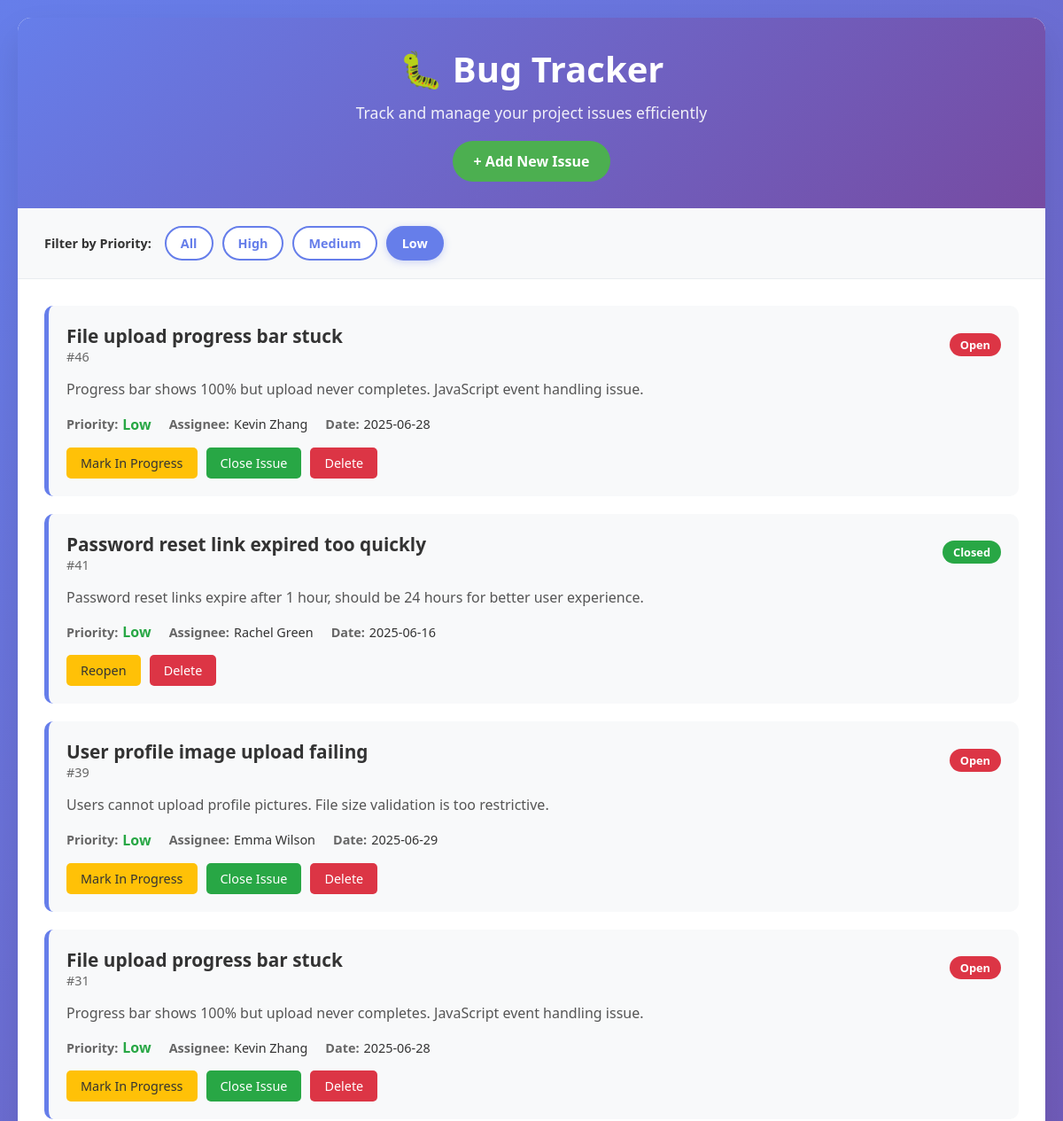
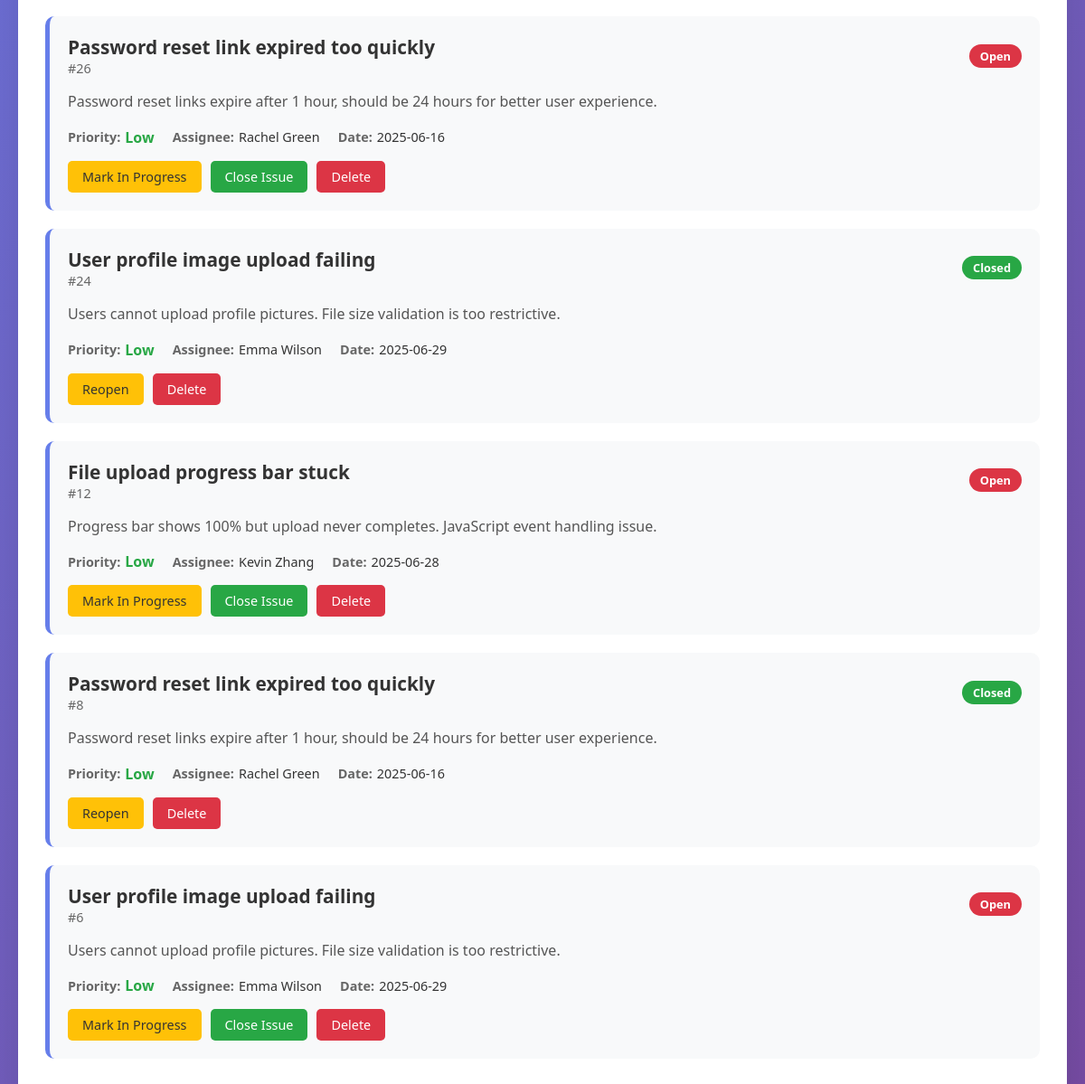
/?priority=Low, run on the app's committed database (2 pictures, top to bottom).
### tables this page shows
CREATE TABLE issues (
                    id INTEGER PRIMARY KEY AUTOINCREMENT,
                    title TEXT NOT NULL,
                    description TEXT,
                    status TEXT DEFAULT 'Open',
                    priority TEXT DEFAULT 'Medium',
                    assignee TEXT,
                    date TEXT
                );

### app.py (the view)
@app.route('/')
def index():
    priority_filter = request.args.get('priority', '')
    conn = sqlite3.connect(DB)
    c = conn.cursor()
    if priority_filter:
        c.execute("SELECT * FROM issues WHERE priority = ? ORDER BY id DESC", (priority_filter,))
    else:
        c.execute("SELECT * FROM issues ORDER BY id DESC")
    issues = c.fetchall()
    conn.close()
    return render_template('index.html', issues=issues, selected_priority=priority_filter)

### templates/index.html (shortened to what this page needs)
<!DOCTYPE html>
<html lang="en">
<head>
</head>
<body>
    <div class="container">
        <div class="header">
            <h1>🐛 Bug Tracker</h1>
            <p>Track and manage your project issues efficiently</p>
            <a href="{{ url_for('add_issue') }}" class="add-button">+ Add New Issue</a>
        </div>
        <div class="filter-section">
            <div class="filter-container">
                <span class="filter-label">Filter by Priority:</span>
                <div class="priority-filter">
                    <a href="{{ url_for('index') }}" class="filter-btn {% if not selected_priority %}active{% endif %}">All</a>
                    <a href="{{ url_for('index', priority='High') }}" class="filter-btn {% if selected_priority == 'High' %}active{% endif %}">High</a>
                    <a href="{{ url_for('index', priority='Medium') }}" class="filter-btn {% if selected_priority == 'Medium' %}active{% endif %}">Medium</a>
                    <a href="{{ url_for('index', priority='Low') }}" class="filter-btn {% if selected_priority == 'Low' %}active{% endif %}">Low</a>
                </div>
            </div>
        </div>
        <div class="issues-container">
            {% if issues %}
                {% for issue in issues %}
                <div class="issue-card">
                    <div class="issue-header">
                        <div>
                            <div class="issue-title">{{ issue[1] }}</div>
                            <div class="issue-id">#{{ issue[0] }}</div>
                        </div>
                        <span class="status-{{ issue[3].lower().replace(' ', '-') }}">{{ issue[3] }}</span>
                    </div>
                    {% if issue[2] %}
                    <div class="issue-description">{{ issue[2] }}</div>
                    {% endif %}
                    <div class="issue-meta">
                        <div class="meta-item">
                            <span class="meta-label">Priority:</span>
                            <span class="priority-{{ issue[4].lower() }}">{{ issue[4] }}</span>
                        </div>
                        {% if issue[5] %}
                        <div class="meta-item">
                            <span class="meta-label">Assignee:</span>
                            <span class="meta-value">{{ issue[5] }}</span>
                        </div>
                        {% endif %}
                        <div class="meta-item">
                            <span class="meta-label">Date:</span>
                            <span class="meta-value">{{ issue[6] }}</span>
                        </div>
                    </div>
                    <div class="issue-actions">
                        {% if issue[3] == 'Open' %}
                        <a href="{{ url_for('update_status', id=issue[0], status='In Progress') }}" class="action-btn btn-progress">Mark In Progress</a>
                        <a href="{{ url_for('update_status', id=issue[0], status='Closed') }}" class="action-btn btn-close">Close Issue</a>
                        {% elif issue[3] == 'In Progress' %}
                        <a href="{{ url_for('update_status', id=issue[0], status='Closed') }}" class="action-btn btn-close">Close Issue</a>
                        <a href="{{ url_for('update_status', id=issue[0], status='Open') }}" class="action-btn btn-progress">Reopen</a>
                        {% elif issue[3] == 'Closed' %}
                        <a href="{{ url_for('update_status', id=issue[0], status='Open') }}" class="action-btn btn-progress">Reopen</a>
                        {% endif %}
                        <a href="{{ url_for('delete_issue', id=issue[0]) }}" class="action-btn btn-delete" onclick="return confirm('Are you sure you want to delete this issue?')">Delete</a>
                    </div>
                </div>
                {% endfor %}
            {% else %}
                <div class="empty-state">
                    <h3>No issues found</h3>
                    <p>{% if selected_priority %}No {{ selected_priority.lower() }} priority issues found.{% else %}Start by adding your first bug or feature request{% endif %}</p>
                    <a href="{{ url_for('add_issue') }}" class="add-button">+ Add New Issue</a>
                </div>
            {% endif %}
        </div>
    </div>
</body>
</html>

### templates/index.html (style rules this page uses)
* { margin: 0; padding: 0; box-sizing: border-box; }
body { font-family: 'Segoe UI', Tahoma, Geneva, Verdana, sans-serif; background: linear-gradient(135deg, #667eea 0%, #764ba2 100%); min-height: 100vh; padding: 20px; }
.container { max-width: 1200px; margin: 0 auto; background: white; border-radius: 15px; box-shadow: 0 20px 40px rgba(0,0,0,0.1); overflow: hidden; }
.header { background: linear-gradient(135deg, #667eea 0%, #764ba2 100%); color: white; padding: 30px; text-align: center; }
.header h1 { font-size: 2.5rem; margin-bottom: 10px; }
.header p { font-size: 1.1rem; opacity: 0.9; }
.add-button { display: inline-block; background: #4CAF50; color: white; padding: 12px 24px; text-decoration: none; border-radius: 25px; margin-top: 20px; transition: all 0.3s ease; font-weight: 600; }
.filter-section { background: #f8f9fa; padding: 20px 30px; border-bottom: 1px solid #e9ecef; }
.filter-container { display: flex; align-items: center; gap: 15px; flex-wrap: wrap; }
.filter-label { font-weight: 600; color: #333; font-size: 0.9rem; }
.priority-filter { display: flex; gap: 10px; flex-wrap: wrap; }
.filter-btn { padding: 8px 16px; border: 2px solid #667eea; background: white; color: #667eea; border-radius: 20px; text-decoration: none; font-size: 0.9rem; font-weight: 600; transition: all 0.3s ease; cursor: pointer; }
.filter-btn:hover, .filter-btn.active { background: #667eea; color: white; }
.filter-btn.active { box-shadow: 0 2px 8px rgba(102, 126, 234, 0.3); }
.issues-container { padding: 30px; }
.issue-card { background: #f8f9fa; border-radius: 10px; padding: 20px; margin-bottom: 20px; border-left: 5px solid #667eea; transition: all 0.3s ease; }
.issue-header { display: flex; justify-content: space-between; align-items: center; margin-bottom: 15px; }
.issue-title { font-size: 1.3rem; font-weight: 600; color: #333; }
.issue-id { color: #666; font-size: 0.9rem; }
.issue-description { color: #555; margin-bottom: 15px; line-height: 1.6; }
.issue-meta { display: flex; gap: 20px; margin-bottom: 15px; flex-wrap: wrap; }
.meta-item { display: flex; align-items: center; gap: 5px; }
.meta-label { font-weight: 600; color: #666; font-size: 0.9rem; }
.meta-value { color: #333; font-size: 0.9rem; }
.priority-low { color: #28a745; font-weight: 600; }
.status-open { background: #dc3545; color: white; padding: 4px 12px; border-radius: 15px; font-size: 0.8rem; font-weight: 600; }
.status-closed { background: #28a745; color: white; padding: 4px 12px; border-radius: 15px; font-size: 0.8rem; font-weight: 600; }
.issue-actions { display: flex; gap: 10px; flex-wrap: wrap; }
.action-btn { padding: 8px 16px; border: none; border-radius: 5px; cursor: pointer; text-decoration: none; font-size: 0.9rem; transition: all 0.3s ease; }
.btn-progress { background: #ffc107; color: #333; }
.btn-close { background: #28a745; color: white; }
.btn-delete { background: #dc3545; color: white; }

### data on the page
issues: title "File upload progress bar stuck", id "46", status "Open", description "Progress bar shows 100% but upload never completes. JavaScript event handling issue.", priority "Low", assignee "Kevin Zhang", date "2025-06-28"
issues: title "Password reset link expired too quickly", id "41", status "Closed", description "Password reset links expire after 1 hour, should be 24 hours for better user experience.", priority "Low", assignee "Rachel Green", date "2025-06-16"
issues: title "User profile image upload failing", id "39", status "Open", description "Users cannot upload profile pictures. File size validation is too restrictive.", priority "Low", assignee "Emma Wilson", date "2025-06-29"
issues: title "File upload progress bar stuck", id "31", status "Open", description "Progress bar shows 100% but upload never completes. JavaScript event handling issue.", priority "Low", assignee "Kevin Zhang", date "2025-06-28"
issues: title "Password reset link expired too quickly", id "26", status "Open", description "Password reset links expire after 1 hour, should be 24 hours for better user experience.", priority "Low", assignee "Rachel Green", date "2025-06-16"
issues: title "User profile image upload failing", id "24", status "Closed", description "Users cannot upload profile pictures. File size validation is too restrictive.", priority "Low", assignee "Emma Wilson", date "2025-06-29"
issues: title "File upload progress bar stuck", id "12", status "Open", description "Progress bar shows 100% but upload never completes. JavaScript event handling issue.", priority "Low", assignee "Kevin Zhang", date "2025-06-28"
issues: title "Password reset link expired too quickly", id "8", status "Closed", description "Password reset links expire after 1 hour, should be 24 hours for better user experience.", priority "Low", assignee "Rachel Green", date "2025-06-16"
issues: title "User profile image upload failing", id "6", status "Open", description "Users cannot upload profile pictures. File size validation is too restrictive.", priority "Low", assignee "Emma Wilson", date "2025-06-29"
